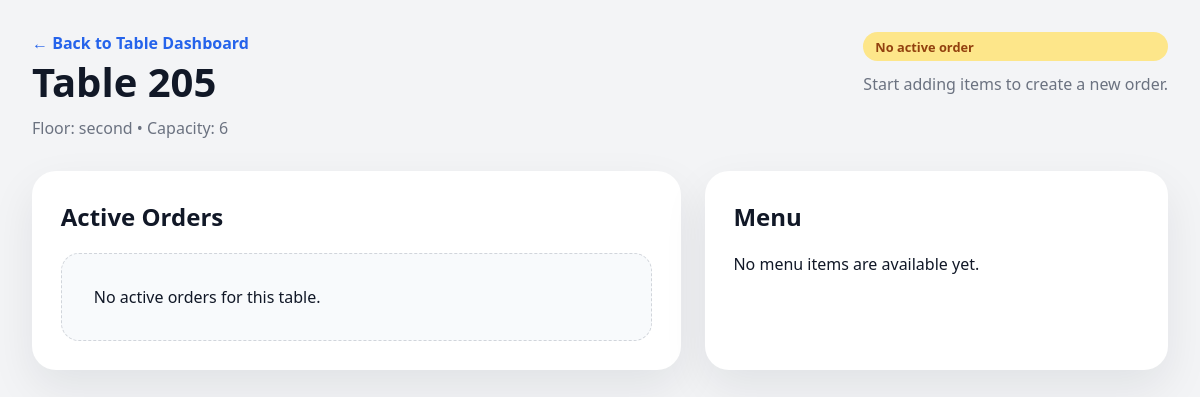
Page /orders/table/2/ on the committed database.
### tables/models.py (models this page shows, shortened)
class Table(models.Model):
    STATUS_FREE = 'free'
    STATUS_OCCUPIED = 'occupied'
    STATUS_RESERVED = 'reserved'
    STATUS_CHOICES = [
        (STATUS_FREE, 'Free'),
        (STATUS_OCCUPIED, 'Occupied'),
        (STATUS_RESERVED, 'Reserved'),
    ]
    floor = models.ForeignKey(Floor, on_delete=models.CASCADE, related_name='tables')
    number = models.IntegerField(unique=True)
    capacity = models.PositiveIntegerField(default=4)
    status = models.CharField(max_length=20, choices=STATUS_CHOICES, default=STATUS_FREE)
    class Meta:
        ordering = ['floor__level', 'number']
    @property
    def display_number(self):
        if self.number >= 100:
            return self.number
        return int(f"{self.floor.level}{self.number:02d}")

class Floor(models.Model):
    name = models.CharField(max_length=100)
    level = models.IntegerField(default=1)
    class Meta:
        ordering = ['level', 'name']

### orders/views.py (the view, shortened to what this page needs)
# urls.py: path('table/<int:table_pk>/', views.order_by_table, name='table_orders'),
def order_by_table(request, table_pk):
    table = get_object_or_404(Table, pk=table_pk)
    categories = Category.objects.prefetch_related('items').all()
    order = table.orders.filter(status__in=['pending', 'preparing']).order_by('-created_at').first()
    orders = table.orders.filter(status__in=['pending', 'preparing', 'ready']).order_by('-created_at')
    return render(request, 'orders/table_orders.html', {
        'table': table,
        'order': order,
        'orders': orders,
        'categories': categories,
    })

### orders/templates/orders/table_orders.html (shortened to what this page needs)
<!DOCTYPE html>
<html lang="en">
<head>
</head>
<body>
    <div class="page">
        <div class="topbar">
            <div>
                <a href="{% url 'table_dashboard' %}" class="back-link">← Back to Table Dashboard</a>
                <h1>Table {{ table.display_number }}</h1>
                <p>Floor: {{ table.floor.name }} • Capacity: {{ table.capacity }}</p>
            </div>
            {% if order %}
                <div class="order-summary">
                    <div class="status-badge status-{{ order.status }}">{{ order.get_status_display }}</div>
                    <p style="margin: 0.75rem 0 0;">Active order #{{ order.id }} total: ${{ order.total_price }}</p>
                    <a class="button" href="{% url 'order_detail' order.id %}">Open Order</a>
                </div>
            {% else %}
                <div class="order-summary">
                    <div class="status-badge status-pending">No active order</div>
                    <p style="margin-top: 0.75rem;">Start adding items to create a new order.</p>
                </div>
            {% endif %}
        </div>
        <div class="grid">
            <div class="panel">
                <h2>Active Orders</h2>
                {% if orders %}
                    {% for order_item in orders %}
                        <div class="order-card">
                            <div class="order-header">
                                <span class="order-id">Order #{{ order_item.id }}</span>
                                <span class="status-badge status-{{ order_item.status }}">{{ order_item.get_status_display }}</span>
                            </div>
                            <ul class="item-list">
                                {% for item in order_item.items.all %}
                                    <li>{{ item.menu_item.name }} x{{ item.quantity }}</li>
                                {% endfor %}
                            </ul>
                            <div class="order-total">Total: ${{ order_item.total_price }}</div>
                            <div style="margin-top:0.75rem;">
                                <a class="button" href="{% url 'order_detail' order_item.id %}" style="background:#374151;">View</a>
                            </div>
                        </div>
                    {% endfor %}
                {% else %}
                    <div class="empty" style="padding: 2rem; border: 1px dashed #d1d5db; border-radius: 18px; background:#f8fafc;">No active orders for this table.</div>
                {% endif %}
            </div>
            <div class="panel">
                <h2>Menu</h2>
                {% for category in categories %}
                    <div class="category">
                        <h3>{{ category.name }}</h3>
                        {% if category.description %}
                            <p style="color:#6b7280; margin-top:0.25rem;">{{ category.description }}</p>
                        {% endif %}
                        <div class="menu-grid">
                            {% for item in category.items.all %}
                                <div class="menu-card">
                                    {% if item.image %}
                                        <img src="{{ item.image.url }}" alt="{{ item.name }}">
                                    {% endif %}
                                    <div class="menu-body">
                                        <div class="menu-title">{{ item.name }}</div>
                                        {% if item.description %}
                                            <div class="menu-desc">{{ item.description }}</div>
                                        {% endif %}
                                        <div class="menu-meta">
                                            <span class="menu-price">${{ item.price }}</span>
                                            <span class="menu-time">{{ item.preparation_time }} min</span>
                                        </div>
                                        <div class="menu-status {% if not item.is_available %}status-unavailable{% endif %}">
                                            {{ item.is_available|yesno:"Available,Unavailable" }}
                                        </div>
                                        {% if item.is_available %}
                                            <form class="menu-form" method="post">
                                                {% csrf_token %}
                                                <input type="hidden" name="menu_item_id" value="{{ item.id }}">
                                                <input type="number" name="quantity" value="1" min="1" placeholder="Qty">
                                                <input type="text" name="special_instructions" placeholder="Special instructions">
                                                <button type="submit">Add to Order</button>
                                            </form>
                                        {% else %}
                                            <div style="margin-top: 1rem; font-size:0.95rem; color:#9ca3af;">Not available</div>
                                        {% endif %}
                                    </div>
                                </div>
                            {% endfor %}
                        </div>
                    </div>
                {% empty %}
                    <p>No menu items are available yet.</p>
                {% endfor %}
            </div>
        </div>
    </div>
</body>
</html>

### orders/templates/orders/table_orders.html (style rules this page uses)
body { margin: 0; font-family: 'Segoe UI', Tahoma, Geneva, Verdana, sans-serif; background: #f3f4f6; color: #111827; }
.page { max-width: 1200px; margin: 0 auto; padding: 2rem; }
.topbar { display: flex; justify-content: space-between; align-items: flex-start; gap: 1rem; margin-bottom: 2rem; }
.topbar h1 { margin: 0; font-size: 2.5rem; }
.topbar p { margin: 0.5rem 0 0; color: #6b7280; }
.back-link { color: #2563eb; text-decoration: none; font-weight: 600; }
.grid { display: grid; grid-template-columns: 1.4fr 1fr; gap: 1.5rem; }
.panel { background: white; border-radius: 24px; padding: 1.8rem; box-shadow: 0 18px 45px rgba(15, 23, 42, 0.08); }
.panel h2 { margin-top: 0; font-size: 1.5rem; color: #111827; }
.order-summary { margin-bottom: 1.5rem; }
.status-badge { padding: 0.35rem 0.75rem; border-radius: 999px; font-size: 0.8rem; font-weight: 700; }
.status-pending { background: #fde68a; color: #92400e; }

### rows in the picture
Table: display_number "205", floor.name "second", capacity "6"
